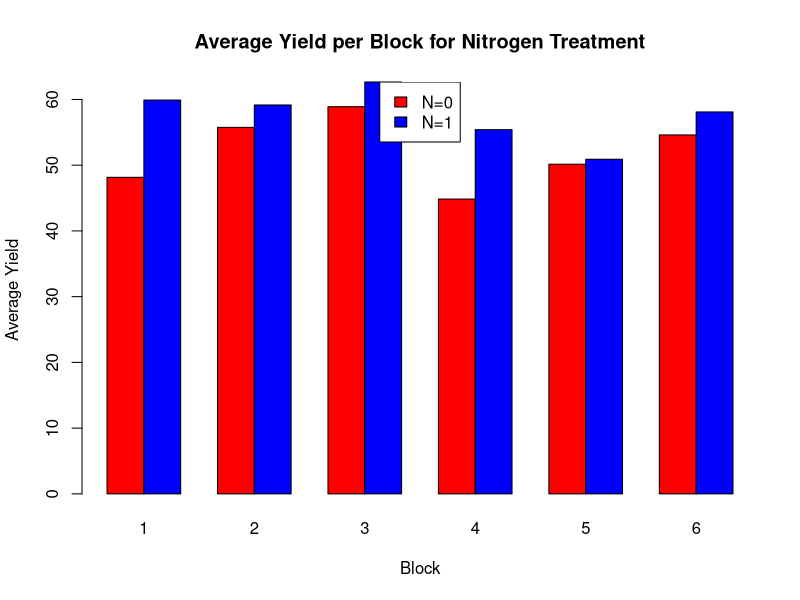
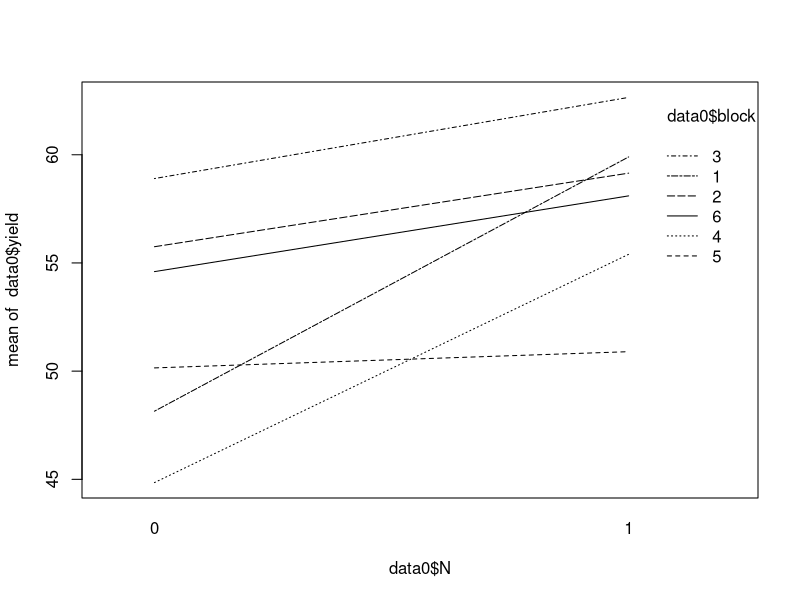
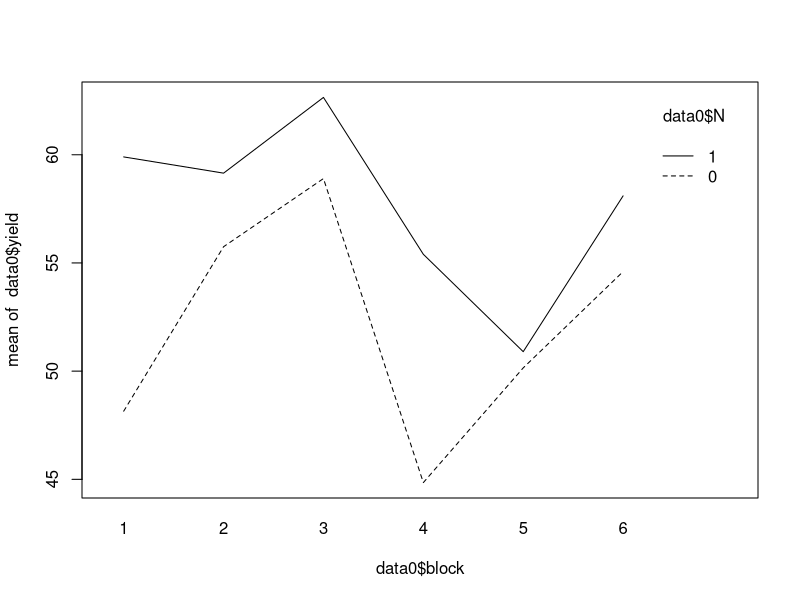
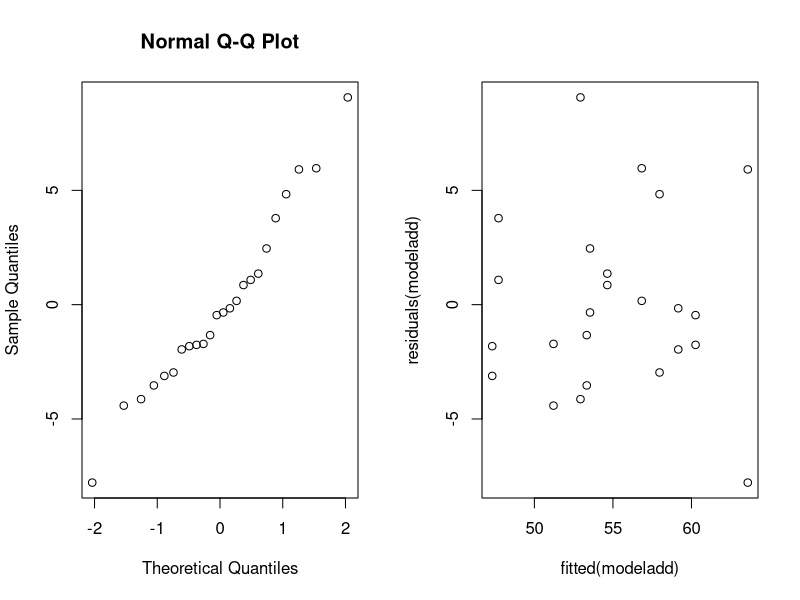

Recreate these plots in R, in order.
## ---- chunk 1
knitr::opts_chunk$set(echo = TRUE)
library(Matrix)
## ---- chunk 2

library('MASS')

set.seed(123)  # add random seed for reproduce

# initial params
I <- 6  # blocks
J <- 4  # plots per block

# initial data frame
randomized_design <- data.frame(block = rep(1:I, each = J), plot = rep(1:J, times = I))

# for each block b, put (N, P, K) on each 2 plots randomly
for (b in 1:I) {
  plots <- sample(1:J, J, replace = FALSE)  # randomly reorder plots in each block
  
  # put N in the header 2 plots
  randomized_design$N[randomized_design$block == b] <- ifelse(plots %in% plots[1:2], 1, 0)
  
  # randomly put P in 2 plots
  randomized_design$P[randomized_design$block == b] <- ifelse(plots %in% sample(plots, 2), 1, 0)
  
  # randomly put K in 2 plots
  randomized_design$K[randomized_design$block == b] <- ifelse(plots %in% sample(plots, 2), 1, 0)
}

# print the plots
print(randomized_design)


## ---- chunk 3

# combine those yield in the same block same N, and calc its mean
yield_matrix <- tapply(npk$yield, list(npk$block, npk$N), mean)

# plot bars
barplot(t(yield_matrix), beside = TRUE, col = c("red", "blue"),
        main = "Average Yield per Block for Nitrogen Treatment",
        xlab = "Block", ylab = "Average Yield")
legend("top", legend = c("N=0", "N=1"), fill = c("red", "blue"))


## ---- chunk 4

data0 = npk
data0$block = as.factor(data0$block)
data0$N = as.factor(data0$N)

## ---- chunk 5

# Two-Way ANOVA
model2way = lm(yield~N*block, data=data0)
anova(model2way)

## ---- chunk 6
  
interaction.plot(data0$N,data0$block,data0$yield)
interaction.plot(data0$block,data0$N,data0$yield)

## ---- chunk 7

modeladd <- lm(yield ~ N + block, data = data0)
anova(modeladd)

## ---- chunk 8

# Diagnostics:
par(mfrow=c(1,2)) 
qqnorm(residuals(modeladd)); plot(fitted(modeladd),residuals(modeladd))

## ---- chunk 9

pairwiseP <- lm(yield ~ block*P + N + K, data = data0) 
pairwiseK <- lm(yield ~ block*K + P + N, data = data0) 
pairwiseN <- lm(yield ~ block*N + K + P, data = data0)

## ---- chunk 10

anova(pairwiseP); anova(pairwiseK); anova(pairwiseN)

## ---- chunk 11

modeladd2 <- lm(yield ~ block + N + P + K, data = data0); anova(modeladd2)

## ---- chunk 12
model_d = lm(yield ~ block + N + K + P, data = data0)
summary(model_d)
## ---- chunk 13

library('MASS')
library('lme4')
data0 = npk

model_mixed <- lmer(yield ~ N+P+K+(1|block),data=data0,REML=FALSE) 
model_fixed <- lm(yield ~  N + P + K + block, data = data0)
anova(model_mixed,model_fixed) 
